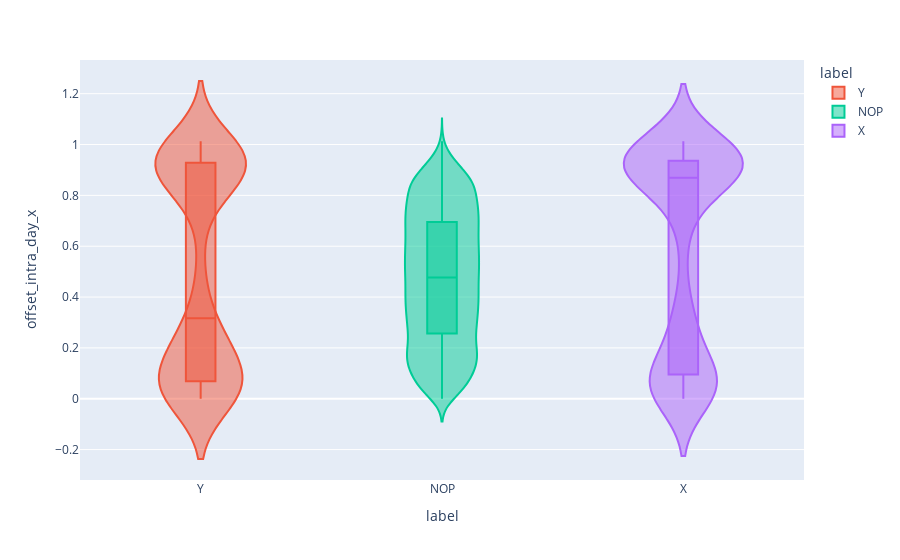

Write notebook code for a chart like this one.
### Code cell
fig = px.violin(df, y="offset_intra_day_x", x="label", color='label', box=True)
fig.show()

### Figure 1 — Plotly figure (JSON) as saved in the notebook; plotly's stock layout.template omitted (floating-point values rounded to 4 significant figures; data arrays with more than 128 entries replaced by an {"elided": "..."} marker saying what was removed)
{"data": [{"alignmentgroup": "True", "box": {"visible": true}, "hovertemplate": "label=%{x}<br>offset_intra_day_x=%{y}<extra></extra>", "legendgroup": "Y", "marker": {"color": "#EF553B"}, "name": "Y", "offsetgroup": "Y", "orientation": "v", "scalegroup": "True", "showlegend": true, "type": "violin", "x": {"elided": "632 str values"}, "x0": " ", "xaxis": "x", "y": {"elided": "632 float values"}, "y0": " ", "yaxis": "y"}, {"alignmentgroup": "True", "box": {"visible": true}, "hovertemplate": "label=%{x}<br>offset_intra_day_x=%{y}<extra></extra>", "legendgroup": "NOP", "marker": {"color": "#00cc96"}, "name": "NOP", "offsetgroup": "NOP", "orientation": "v", "scalegroup": "True", "showlegend": true, "type": "violin", "x": {"elided": "8624 str values"}, "x0": " ", "xaxis": "x", "y": {"elided": "8624 float values"}, "y0": " ", "yaxis": "y"}, {"alignmentgroup": "True", "box": {"visible": true}, "hovertemplate": "label=%{x}<br>offset_intra_day_x=%{y}<extra></extra>", "legendgroup": "X", "marker": {"color": "#ab63fa"}, "name": "X", "offsetgroup": "X", "orientation": "v", "scalegroup": "True", "showlegend": true, "type": "violin", "x": {"elided": "743 str values"}, "x0": " ", "xaxis": "x", "y": {"elided": "743 float values"}, "y0": " ", "yaxis": "y"}], "layout": {"legend": {"title": {"text": "label"}, "tracegroupgap": 0}, "margin": {"t": 60}, "violinmode": "overlay", "xaxis": {"anchor": "y", "categoryarray": [null, "Y", "NOP", "X"], "categoryorder": "array", "domain": [0, 1], "title": {"text": "label"}}, "yaxis": {"anchor": "x", "domain": [0, 1], "title": {"text": "offset_intra_day_x"}}}}
